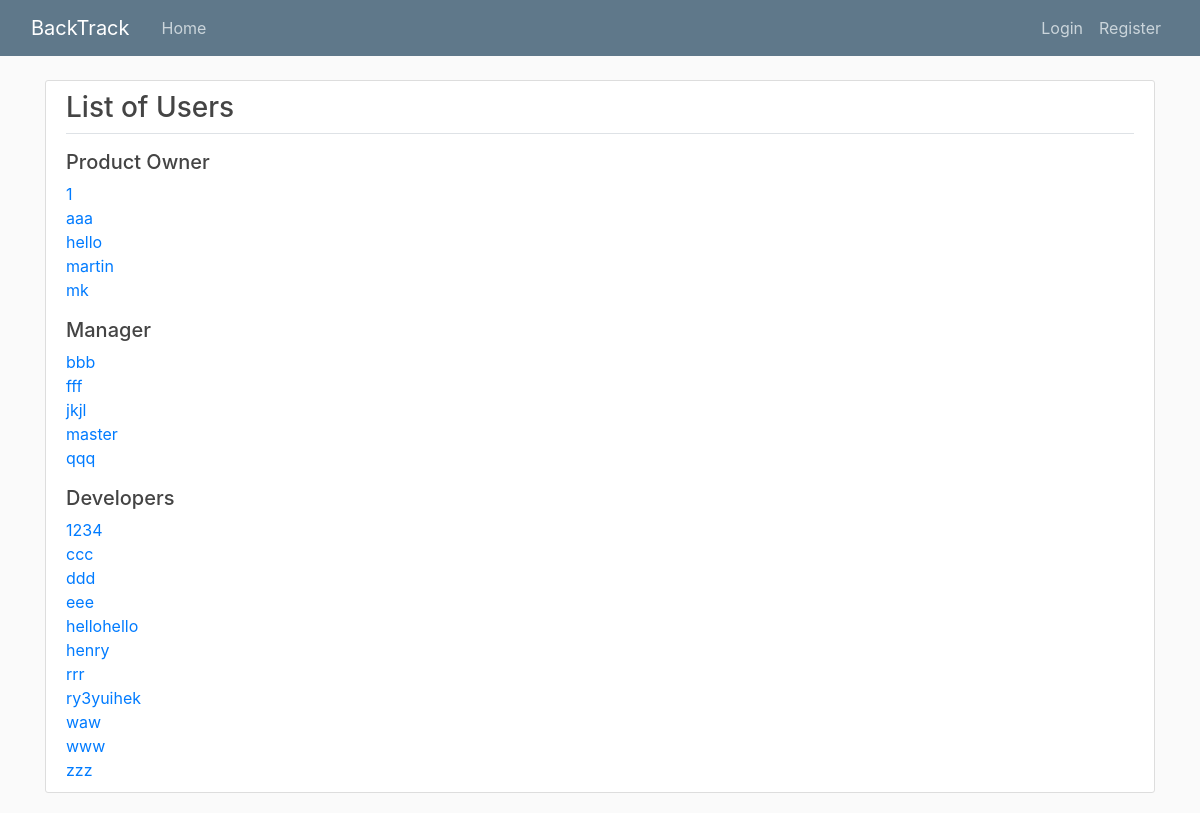
The page /list/ on the database as committed earlier.
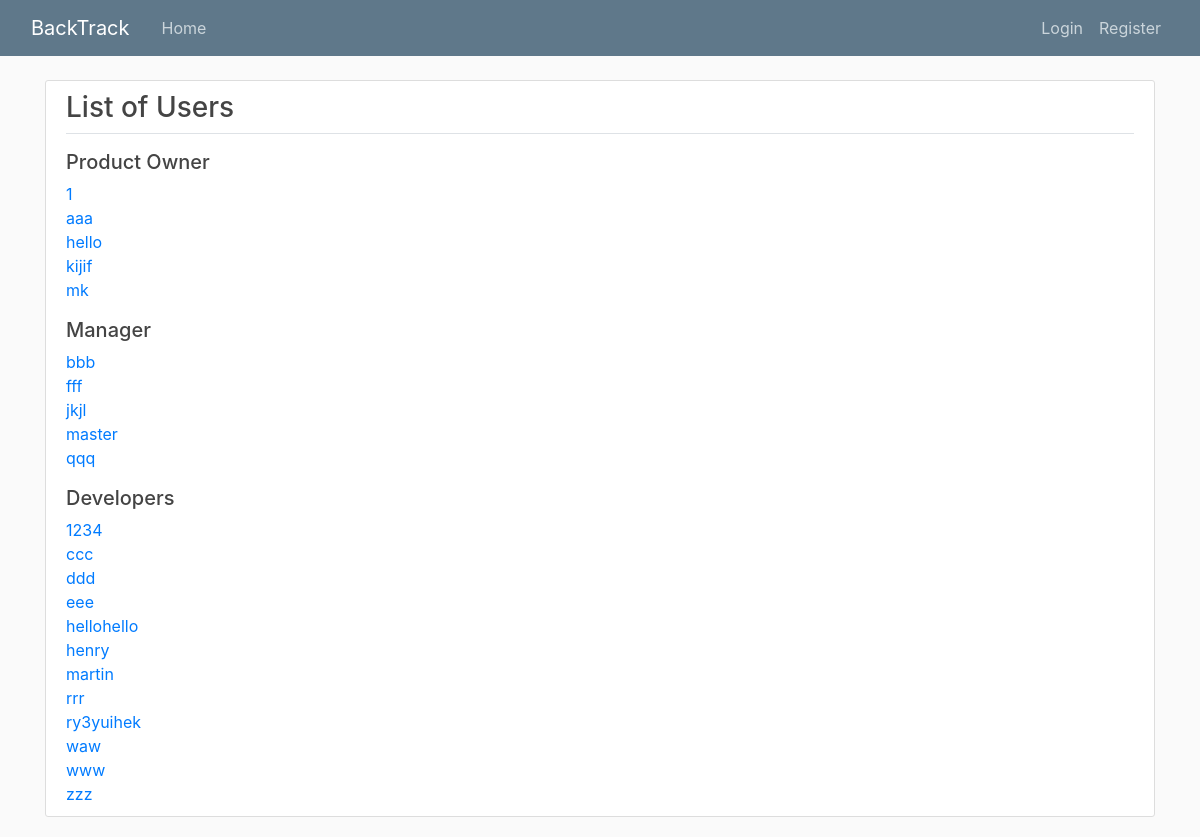
The same page on the database as committed later.
### users/models.py (models this page shows, shortened)
class User(AbstractBaseUser):
	email				=	models.EmailField(verbose_name="email",max_length=60, unique=True)
	position			=	models.CharField(
								max_length=32,
							)
	first_name			=	models.CharField(max_length=30, unique=False, default=False)
	last_name			= 	models.CharField(max_length=20, unique=False, default = False)
	username			=	models.CharField(max_length=10,unique=True)
	date_joined			=	models.DateTimeField(verbose_name='date joined', auto_now_add = True)
	last_login			=	models.DateTimeField(verbose_name='last login', auto_now=True)
	is_admin			=	models.BooleanField(default=False)
	is_active			=	models.BooleanField(default=True)
	is_staff			=	models.BooleanField(default=False)
	is_superuser		=	models.BooleanField(default=False)
	project				= 	models.ManyToManyField(Project)
	USERNAME_FIELD	=	'email'
	REQUIRED_FIELDS	=	['username',]
	objects = MyAccountManager()

### users/views.py (the view)
# urls.py: path('list/',user_views.user_list,name='user_list'),
def user_list(request):
	all_users = User.objects.order_by('username')
	context ={'users':all_users}
	return render(request, 'users/list.html', context)

### users/templates/users/list.html
{% extends "base_noSidebar.html" %}
{% block content %}
<div class="content-section">
	<h3>List of Users</h3>
	<div class="border-top pt-3">
	<h5>Product Owner</h5>
	{%for user in users%}
		{%if user.position == '1'%}
		<a href="{% url 'user-detail' user.pk%}">{{user.username}}</a>
		<br>
		{%endif%}
	{%endfor%}
	<h5 class="mt-3">Manager</h5>
	{%for user in users%}
		{%if user.position == '2'%}
		<a href="{% url 'user-detail' user.pk%}">{{user.username}}</a>
		<br>
		{%endif%}
	{%endfor%}
	<h5 class="mt-3">Developers</h5>
	{%for user in users%}
		{%if user.position == '3' %}
		<a href="{% url 'user-detail' user.pk%}">{{user.username}}</a>
		<br>
		{%endif%}
	{%endfor%}
	</div>
</div>
{% endblock content %}

Rows that differ between the two databases and show on the page:
added User: username "kijif", shown under "Product Owner"
changed User "martin": moves from the list under "Product Owner" to the list under "Developers"
